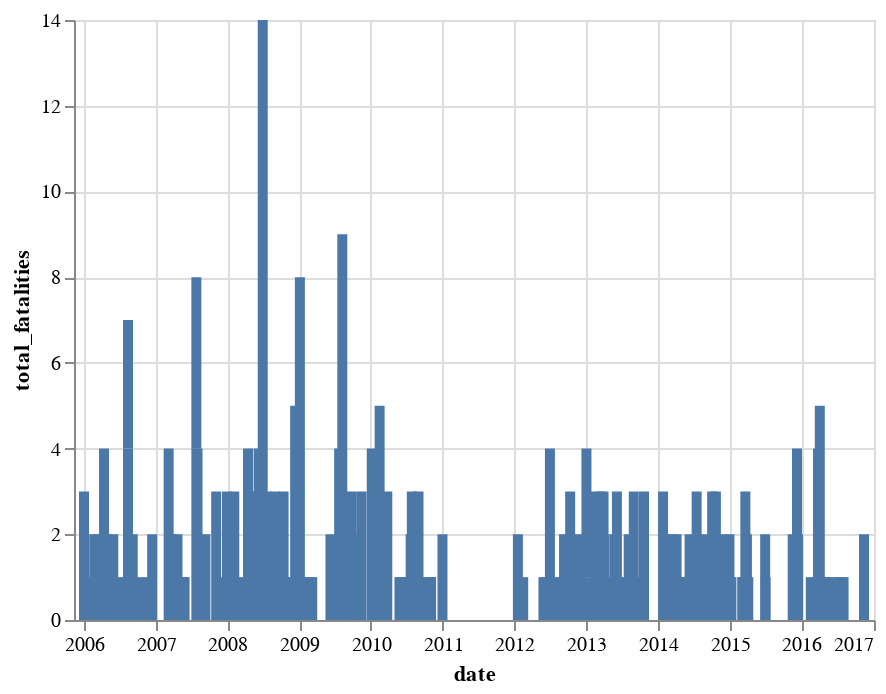

Write notebook code for a chart like this one.
### Code cell
alt.Chart(accident_list).mark_bar().encode(
  x="date",
  y="total_fatalities"
)

### Figure 1 — Vega-Lite specification as saved in the notebook (floating-point values rounded to 4 significant figures; data arrays with more than 128 entries replaced by an {"elided": "..."} marker saying what was removed)
{"config": {"view": {"continuousWidth": 400, "continuousHeight": 300}}, "data": {"name": "data-49d7b582b842daa784cce4db1dfe2d51"}, "mark": "bar", "encoding": {"x": {"field": "date", "type": "temporal"}, "y": {"field": "total_fatalities", "type": "quantitative"}}, "$schema": "https://vega.github.io/schema/vega-lite/v4.17.0.json", "datasets": {"data-49d7b582b842daa784cce4db1dfe2d51": {"elided": "163 records"}}}
